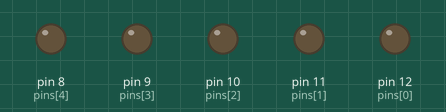
Recording of a sketch running on a simulated Arduino Uno, built with avr-gcc and run on an emulated ATmega328P. Shown: output pins drawn as LEDs (lit = HIGH).

Above: at 0.1 s.
At 13.3 s:
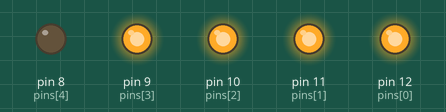
At 15.6 s:
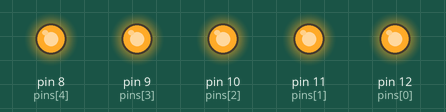
At 19.1 s:
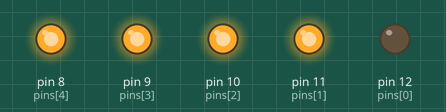
At 31.1 s:
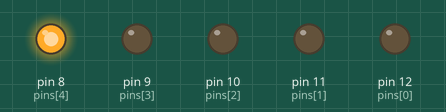
At 37.0 s:
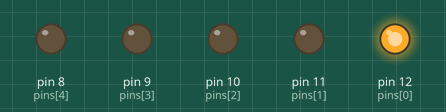
Timing chart, 0 to 40.0 s (numbered marks = the images above):
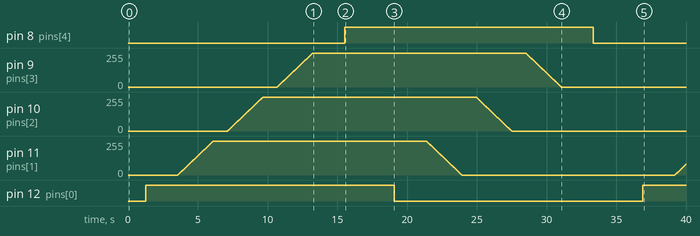

Measured:
- by itself, pin 8 (pins[4]): LOW → HIGH at 15.5 s, → LOW 17.8 s later
- by itself, pin 9 (pins[3]), pin 10 (pins[2]): rises from 0/255 to 255/255 in 2.5 s, then falls to 0/255 in 17.8 s
- by itself, pin 12 (pins[0]): LOW → HIGH at 1.3 s, → LOW 17.8 s later, → HIGH 17.8 s later

The sketch:

LabAct_2.ino
```cpp
int pins[5] = { 12, 11, 10, 9, 8 };


void setup() {
	int i = 0;
	while (i < 5) {
		pinMode(pins[i], OUTPUT);
		i++;
	}
}

void loop() {
	int on = 0;


	while (on < 5) {
		int brightness = 0;
		while (brightness <= 255) {
			analogWrite(pins[on], brightness);
			delay(10);
			brightness++;
		}
		delay(1000);
		on++;
	}

	int off = 0;
	while (off < 5) {
		int brightness = 255;
		while (brightness >= 0) {
			analogWrite(pins[off], brightness);
			delay(10);
			brightness--;
		}
		delay(1000);
		off++;
	}
}
```
